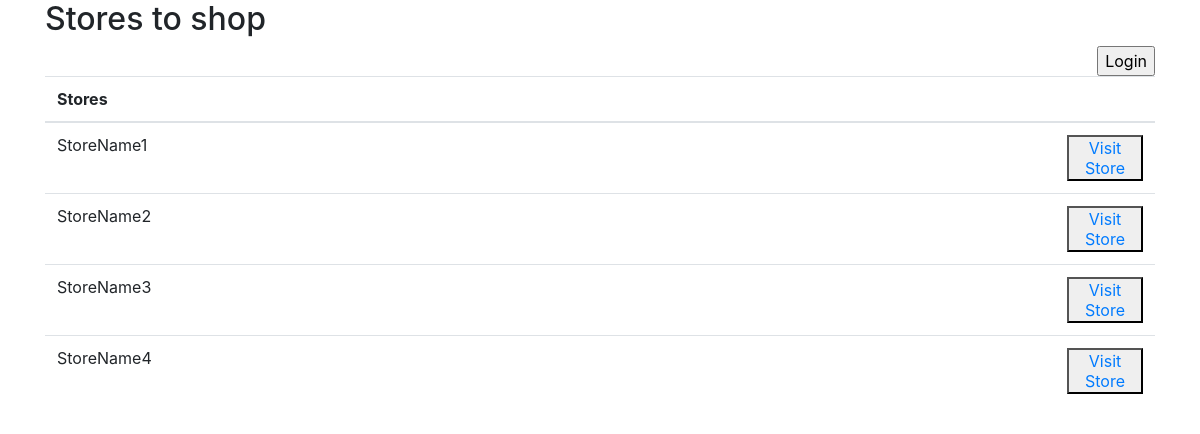
Screenshot of /StoreFront_Files/main.php with the database file from the repository.
### tables this page shows
CREATE TABLE Users
(
  UserId INTEGER UNSIGNED NOT NULL AUTO_INCREMENT PRIMARY KEY,
  UserName VARCHAR(30) NOT NULL,
  Password VARCHAR(30) NOT NULL,
  StoreName VARCHAR(50) NOT NULL,

  UNIQUE (UserName, Password)
);

### StoreFront_Files/main.php (the view, shortened to what this page needs)
<html>
    <head>
        <link rel="stylesheet" href="https://stackpath.bootstrapcdn.com/bootstrap/4.1.0/css/bootstrap.min.css">
    </head>
    <body>
        <div class="container">
            <h2> Stores to shop </h2>
            <input type="submit" onclick="location.href='login.php'" value="Login" style="float: right;">
            <?php
            $db = new mysqli(dbHost, dbUsername, dbPassword, dbName);
            $query = "SELECT Users.StoreName, Users.UserId FROM Users ORDER BY Users.StoreName;";
            $stmt = $db->prepare($query);
            $stmt->execute();
            $stmt->store_result();
            $stmt->bind_result($strnm, $uid);
            ?>
            <table class="table">
                <thead>
                    <tr>
                        <th>Stores</th>
                        <th></th>
                    </tr>
                </thead>
                <tbody>
                  <?php
                    $stmt->data_seek(0);
                    while($stmt->fetch()){
                      $storeName = $strnm;
                      $sid = $uid;
                      echo "<tr>";
                      echo "<td>".$storeName."</td>";
                      echo "<td width=\"100px\"><button><a href=\"store.php?nid=".$sid."\">Visit Store</a></button></td>";
                    }
                  ?>
                </tbody>
            </table>
        </div>
    </body>
</html>

### rows the page displays
users: StoreName "StoreName1"
users: StoreName "StoreName2"
users: StoreName "StoreName3"
users: StoreName "StoreName4"
